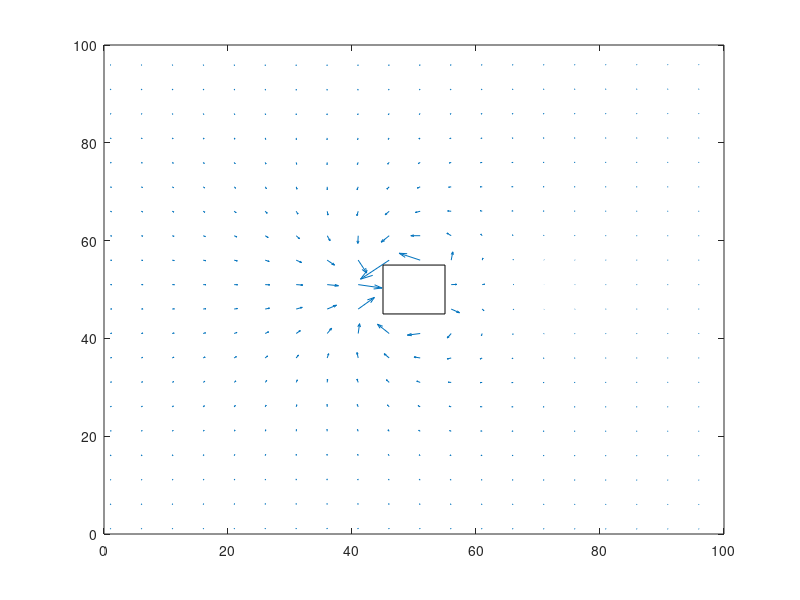

Recreate this plot in MATLAB.
clc;
clear;
% position of the goal box
center = [50,50];
alpha = 0; %orientation of the box
D = 10;
line_index = [0 0 1 0];% the line characteristic (converge or not)
line_center = zeros(4,2);
line_point = zeros(4,2);
line_k = [0 0 0 0];
a = 0;
for i = 1:4
    line_center(i,:) = [center(1)+D/2*cos(alpha+(i-1)*pi/2), center(2)+D/2*sin(alpha+(i-1)*pi/2)];
end
%%
%% line1
for i =1:4
    line_point(i,:) = [center(1)+D*sqrt(2)/2*cos(pi/4+alpha+(i-2)*pi/2), center(2)+D*sqrt(2)/2*sin(pi/4+alpha+(i-2)*pi/2)];
end
for i =1:4
    if i == 4
        a = 1;
    else
        a = i+1;
    end
    line_k(i) = (line_point(a,2)-line_point(i,2))/(line_point(a,1)-line_point(i,1)+eps)+eps;
end
%%
x_0 = 1:5:100;
y_0 = 1:5:100;
[X,Y] = meshgrid(x_0,y_0);
U = zeros(20,20);
V = zeros(20,20);
sum_x = 0;
sum_y = 0;

for x_0= 1:5:100
    for y_0 = 1:5:100
        epuck_position = [x_0,y_0];
        total_x=0;
        total_y=0;
        for i = 1:4
            if(i==4)
                a = 1;
            else
                a = i+1;
            end
            if(line_index(i)==1)
                if abs(line_k(i)) < 1e1
                    r_x = @(x) ((x-x_0).^2 + (line_k(i).*(x-line_point(i,1))+line_point(i,2)-y_0).^2);
                    fun1 = @(x) ((x-x_0)./r_x(x).* sqrt(1+line_k(i)^2./r_x(x)));
                    fun2 = @(x) ((line_k(i).*(x-line_point(i,1))+line_point(i,2)-y_0)./r_x(x).* sqrt(1+line_k(i)^2./r_x(x)));
                    sum_x = 4*sign(line_point(a,1)-line_point(i,1))*integral(fun1,line_point(i,1),line_point(a,1));
                    sum_y = 4*sign(line_point(a,1)-line_point(i,1))*integral(fun2,line_point(i,1),line_point(a,1));
                end
                if abs(line_k(i)) > 1e1
                    r_y = @(y) ((1/line_k(i)*(y-line_point(i,2))+line_point(i,1)-x_0).^2 + (y-y_0).^2);
                    fun1 = @(y) ((1/line_k(i)*(y-line_point(i,2))+line_point(i,1)-x_0)./r_y(y).* sqrt(1+(1/line_k(i))^2./r_y(y)));
                    fun2 = @(y) ((y-y_0)./r_y(y).* sqrt(1+(1/line_k(i))^2./r_y(y)));
                    sum_x = 4*sign(line_point(a,2)-line_point(i,2))*integral(fun1,line_point(i,2),line_point(a,2));
                    sum_y = 4*sign(line_point(a,2)-line_point(i,2))*integral(fun2,line_point(i,2),line_point(a,2));
                end
                total_x = total_x + sum_x;
                total_y = total_y + sum_y;
            elseif(line_index(i)==0)
                if abs(line_k(i)) < 1e1
                    r_x = @(x) ((x-x_0).^2 + (line_k(i).*(x-line_point(i,1))+line_point(i,2)-y_0).^2);
                    fun1 = @(x) ((x-x_0)./r_x(x).* sqrt(1+line_k(i)^2./r_x(x)));
                    fun2 = @(x) ((line_k(i).*(x-line_point(i,1))+line_point(i,2)-y_0)./r_x(x).* sqrt(1+line_k(i)^2./r_x(x)));
                    sum_x = -1*sign(line_point(a,1)-line_point(i,1))*integral(fun1,line_point(i,1),line_point(a,1));
                    sum_y = -1*sign(line_point(a,1)-line_point(i,1))*integral(fun2,line_point(i,1),line_point(a,1));
                end
                if abs(line_k(i)) > 1e1
                    r_y = @(y) ((1/line_k(i)*(y-line_point(i,2))+line_point(i,1)-x_0).^2 + (y-y_0).^2);
                    fun1 = @(y) ((1/line_k(i)*(y-line_point(i,2))+line_point(i,1)-x_0)./r_y(y).* sqrt(1+(1/line_k(i))^2./r_y(y)));
                    fun2 = @(y) ((y-y_0)./r_y(y).* sqrt(1+(1/line_k(i))^2./r_y(y)));
                    sum_x = -1*sign(line_point(a,2)-line_point(i,2))*integral(fun1,line_point(i,2),line_point(a,2));
                    sum_y = -1*sign(line_point(a,2)-line_point(i,2))*integral(fun2,line_point(i,2),line_point(a,2));
                end
                total_x = total_x + sum_x;
                total_y = total_y + sum_y;
            end
        end 
        if x_0>45 && x_0<55 && y_0>45 &&y_0<55
            total_x = 0;
            total_y = 0;
        end
        U((x_0+4)/5,(y_0+4)/5) = total_x;
        V((x_0+4)/5,(y_0+4)/5) = total_y;  
    end
        
end
figure(1);
quiver(Y,X,U,V);
hold on;
rectangle('Position',[45,45,D,D]);
        
        
